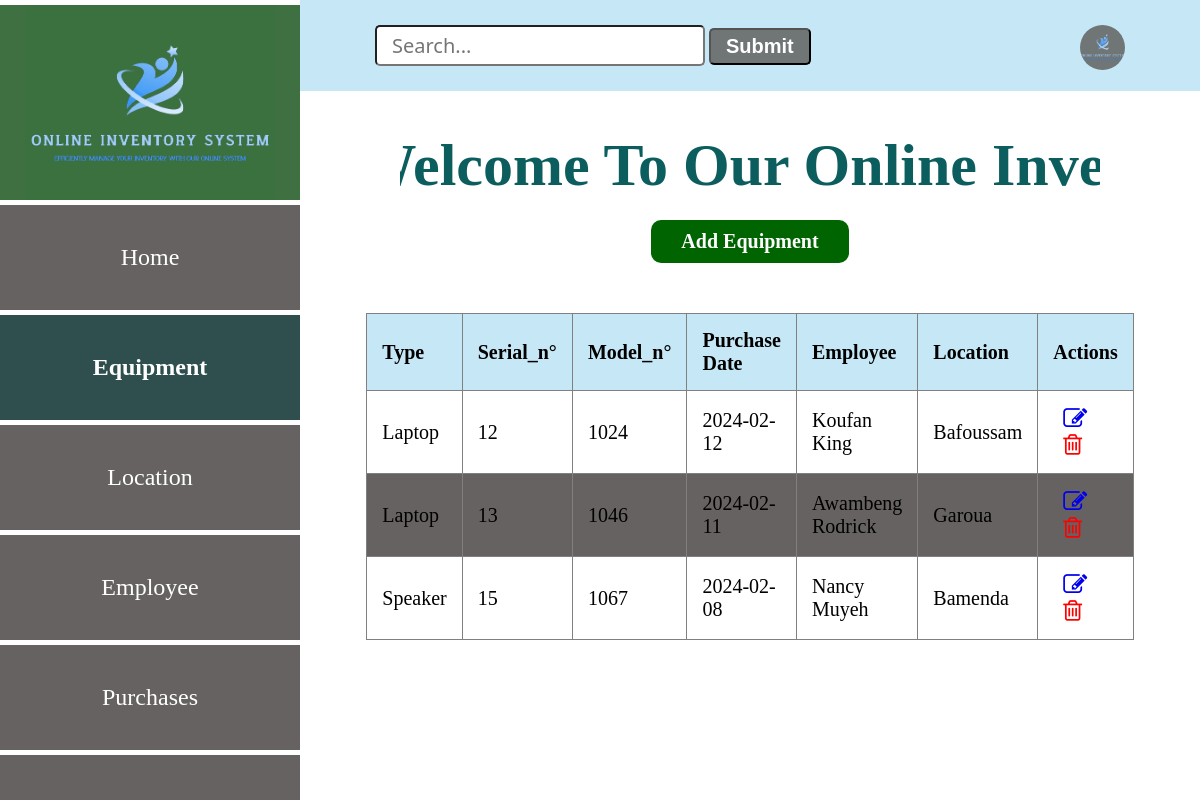
The page /equipment on the database as committed earlier.
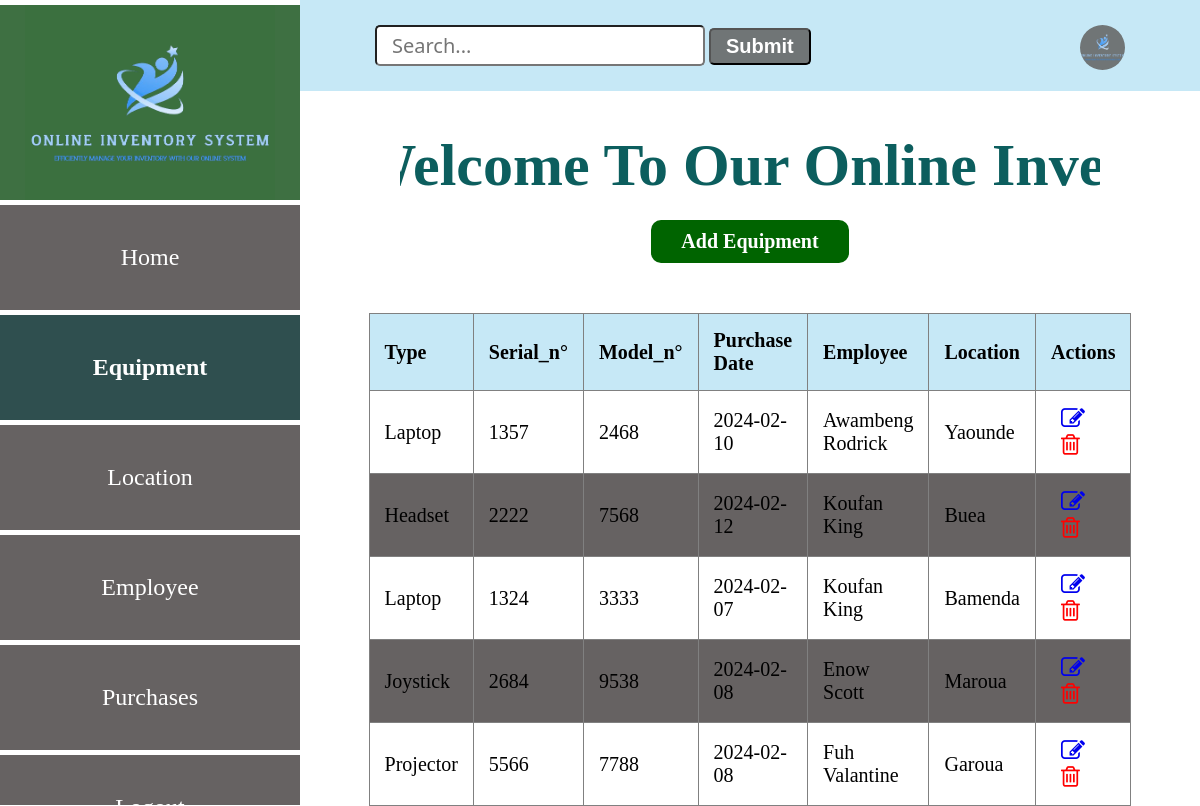
The same page on the database as committed later.
### app.py (models this page shows, shortened)
class Equipment(db.Model):
    __tablename__="equipment"
    barcode_number=db.Column(db.Integer, primary_key=True)
    type=db.Column(db.String(20))
    serial_number=db.Column(db.Integer)
    model_number=db.Column(db.Integer)
    purchase_date=db.Column(db.Integer, db.ForeignKey('purchases.id'))
    employee=db.Column(db.Integer, db.ForeignKey('employees.id'))
    location_id=db.Column(db.Integer, db.ForeignKey('locations.id'))
    purchase_rel=db.relationship('Purchases', backref='equipment_purchase')
    employee_rel=db.relationship('Employee', backref='equipment_employee')
    location_rel=db.relationship('Location', backref='equipment_location')

### app.py (the view)
@app.route('/equipment')
def equipment_index():
    equipment = Equipment.query.all()
    return render_template('equipmentList.html', equipment = equipment)

### app.py (called while the page is built)
@app.before_request
def create_table():
    db.create_all()

### templates/equipmentList.html (shortened to what this page needs)
<!DOCTYPE html>
<html lang="en">
<head>
    <link
    rel="stylesheet"
    href="{{ url_for('static', filename='main.css') }}"
    />
    <link rel="stylesheet" href="https://cdnjs.cloudflare.com/ajax/libs/font-awesome/4.7.0/css/font-awesome.min.css">
</head>
<body>
    <div class="header">
        <input type="search" id="query" name="search" placeholder="Search...">
        <button>Submit</button>
        <a href="#"><img src="{{ url_for('static', filename='logo.png') }}" alt=""></a>
    </div>
    <section class="sidebar">
        <div class="logo">
            <img src="{{ url_for('static', filename='logo.png') }}" alt="logo">
        </div>
        <div class="content">
            <a href="/entry_point" class="home">Home</a>
            <a href="/equipment" class="home active">Equipment</a>
            <a href="/location" class="home">Location</a>
            <a href="/employee" class="home">Employee</a>
            <a href="/purchase" class="home">Purchases</a>
            <a href="#" class="home">Logout</a>
        </div>
    </section>
    <div class="marquee-container">
      <h1 class="marquee">Welcome To Our Online Inventory System</h1>
    </div>
    <div class="location-form">
      <a href="/add-equipment" class="btn1">Add Equipment</a>
      <table border="1" style="overflow: auto;">
        <thead>
          <tr>
            <th>Type</th>
            <th>Serial_n°</th>
            <th>Model_n°</th>
            <th>Purchase Date</th>
            <th>Employee</th>
            <th>Location</th>
            <th>Actions</th>
          </tr>
        </thead>
        <tbody>
          {% for equip in equipment %}
            <tr>
              <td>{{ equip.type }}</td>
              <td>{{ equip.serial_number}}</td>
              <td>{{ equip.model_number}}</td>
              <td>{{ equip.purchase_date}}</td>
              <td>{{ equip.employee}}</td>
              <td>{{ equip.location_id}}</td>
              <td class="action">
                <a href="/edit_equipment{{ equip.barcode_number }}"><i class="fa fa-edit" style="font-size:24px"></i></a>
                <a href="/delete_equipment{{ equip.barcode_number }}"><i class="fa fa-trash-o" style="font-size:24px"></i></a>
              </td>
            </tr>
          {% endfor %}
        </tbody>
      </table>
    </div>
</body>
</html>

### static/main.css (style rules this page uses)
body { margin: 0; padding: 0; font-family: Verdana; }
.header { background: #c6e8f6; padding: 25px; }
.header input { padding: 5px 15px; font-size: 20px; font-family:'Segoe UI', Tahoma, Geneva, Verdana, sans-serif; border-radius: 5px; margin-left: 350px; }
.header button { padding: 5px 15px; font-size: 20px; border-radius: 5px; background: #707576; color: #fff; font-weight: bold; }
.header img { width: 45px; height: 45px; background: #707576; border-radius: 50%; float: right; justify-content: center; margin-right: 50px; }
.sidebar { position: fixed; top: 0; left: 0; width: 300px; height: 100vh; background: #707576; border-top: 5px solid #fff; }
.logo { width: 300px; height: 200px; background: rgba(59, 112, 63, 0.938); display: flex; justify-content: center; align-items: center; }
.logo img { width: 250px; display: block; margin: auto; background-color: rgba(59, 112, 63, 0.938); }
.content { background: #707576; width: 300px; height: calc(100vh - 200px); position: fixed; top: 200px; z-index: 1; border-top: 5px solid #fff; overflow-y: auto; }
.content a { display: flex; text-decoration: none; color: #fff; font-size: 24px; border-bottom: 5px solid white; padding: 39px; justify-content: center; }
.home { border: none; outline: none; padding: 10px 16px; background: #666262; cursor: pointer; }
.active, .home:hover { background: darkslategrey; color: black; font-weight: bold; }
h1 { display: flex; font-size: 60px; flex-wrap: wrap; justify-content: center; gap: 50px; margin-left: 300px; text-align: center; margin-top: 40px; color: rgb(12, 94, 94); }
.location-form { display: flex; justify-content: center; align-items: center; flex-direction: column; margin-left: 300px; }
table { width: 80%; border-collapse: collapse; margin-top: 30px; }
th, td { padding: 15px; text-align: left; font-size: 20px; }
th { background-color: #c6e8f6; font-weight: bold; }
tbody tr:nth-child(even) { background-color: #666262; }
.btn1 { background: darkgreen; color: #fff; font-size: 1em; padding: 10px 30px; border-radius: 10px; transition: background-color 0.25s; margin-bottom: 20px; text-decoration: none; font-size: 20px; display: block; margin-top: -20px; font-weight: bold; }
.marquee-container { overflow: hidden; margin-right: 100px; margin-left: 400px; behavior: inherit; }
.marquee { animation: marquee 20s linear infinite; white-space: nowrap; }
.action a { margin-left: 10px; }
.action .fa-trash-o { color: red; }

Rows that differ between the two databases and show on the page:
removed Equipment: type "Laptop", serial_number "13", model_number "1046", purchase_date "2024-02-11", employee "Awambeng Rodrick", location_id "Garoua"
changed Equipment: serial_number "12" → "1357"; model_number "1024" → "2468"; purchase_date "2024-02-12" → "2024-02-10"; employee "Koufan King" → "Awambeng Rodrick"; location_id "Bafoussam" → "Yaounde"
added Equipment: type "Headset", serial_number "2222", model_number "7568", purchase_date "2024-02-12", employee "Koufan King", location_id "Buea"
changed Equipment "Bamenda": type "Speaker" → "Laptop"; serial_number "15" → "1324"; model_number "1067" → "3333"; purchase_date "2024-02-08" → "2024-02-07"; employee "Nancy Muyeh" → "Koufan King"
added Equipment: type "Joystick", serial_number "2684", model_number "9538", purchase_date "2024-02-08", employee "Enow Scott", location_id "Maroua"
added Equipment: type "Projector", serial_number "5566", model_number "7788", purchase_date "2024-02-08", employee "Fuh Valantine", location_id "Garoua"
